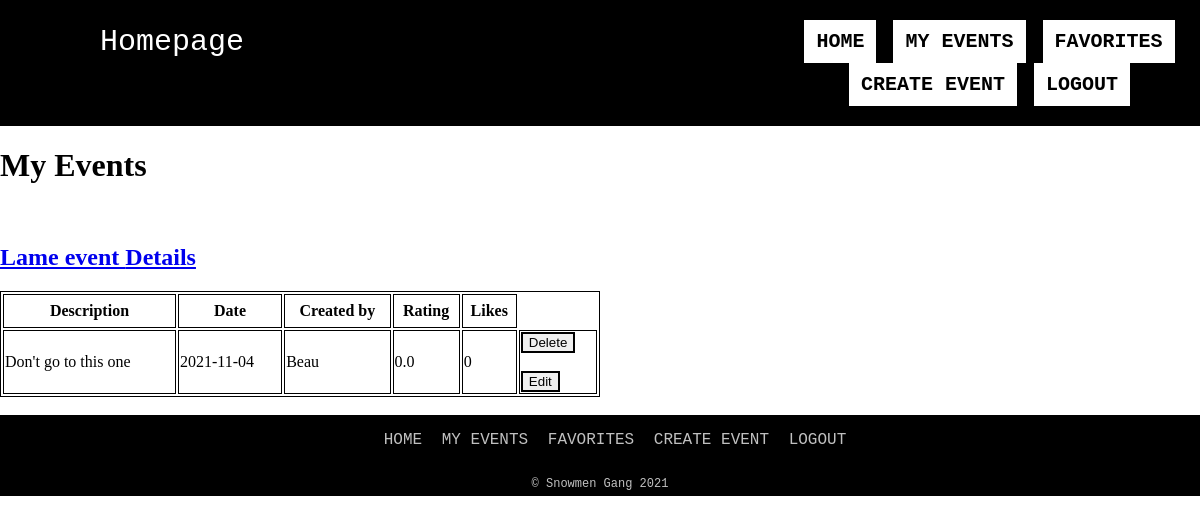
Page /events/my_events (signed in) on the committed database.
### models.py (models this page shows, shortened)
class Event(db.Model):
    event_id = db.Column("Event_ID", db.Integer, primary_key=True)
    date = db.Column("Date", db.String(10))
    name = db.Column("Name", db.String(75))
    rating = db.Column("Rating", db.Float)
    user = db.Column("User", db.String(50))
    reports = db.Column("Reports", db.Integer)
    desc = db.Column("Description", db.String(500))
    likes = db.Column("Likes", db.Integer)
    filename = db.Column("filename", db.String(150), nullable=False, server_default='default.png')
    user_id = db.Column(db.Integer(), db.ForeignKey("user.User_ID"), nullable=False)
    events_attending = db.relationship("RSVP", backref="event",cascade="all, delete-orphan", lazy=True)
    comments = db.relationship("Comments", backref="event", cascade="all, delete-orphan", lazy=True)

### routes.py (the view)
@app.route('/events/my_events', methods=['GET', 'POST'])
def my_events():
    if session.get('user'):
        my_events = db.session.query(Event).filter_by(user_id=session['user_id']).all()
        return render_template('my_events.html', events=my_events, user=session['user'])
    else:
        return redirect(url_for('login'))

### Templates/my_events.html (shortened to what this page needs)
<!DOCTYPE html>
<html lang="en">
<head>
	<link rel="stylesheet" href="{{ url_for('static', filename='header_footer.css') }}">
	<link rel="stylesheet" href="{{ url_for('static', filename='EventInfo.css') }}">
</head>
<body>
	<div class="wrapper">
		<header>
			<div class="topnav">
				<a href="#" class="page-title">Homepage</a>
				<nav class="nav-ul">
					<ul class="nav-ul-center">
						<li><a href="{{url_for('index') }}">Home</a></li>
						<li><a href="{{url_for('my_events') }}">My Events</a></li>
						<li><a href="{{url_for('favorite_events') }}">Favorites</a></li>
						<li><a href="{{url_for('new_event') }}" >Create Event</a></li>
						{% if user%}
						<li>
							<a href = "{{url_for('logout') }}">Logout</a>
						</li>
						{%else%}
						<li><a href = "{{url_for('login') }}">Sign in</a></li>
						<li><a href = "{{url_for('register') }}">Register</a></li>
						{% endif%}
					</ul>
				</nav>
			</div>
		</header>
	<main>
		<h1>My Events</h1>
        <br>
        {% for event in events %}
            <h2><a href="{{ url_for('get_event', e_id=event.event_id )}}">{{event.name}} Details</a></h2>
            <table>
                <tr>
                    <th>Description</th>
                    <th>Date</th>
                    <th>Created by</th>
                    <th>Rating</th>
                    <th>Likes</th>
                </tr>
                <tr>
                    <td>{{ event.desc }}</td>
                    <td>{{ event.date }}</td>
                    <td>{{ event.user }}</td>
                    <td>{{ event.rating }}</td>
                    <td>{{ event.likes }}</td>
					<td>
						<form action = "{{ url_for('delete_event', event_id = event.event_id) }}" method = "post">
							<input type = "submit" value = "Delete">
						</form>
						<br>
						<form action = "{{ url_for('edit_event', event_id = event.event_id) }}" method = "post">
							<input type = "submit" value = "Edit">
						</form>
					</td>
                </tr>
            </table>
            <br>
        {% endfor %}
	</main>
	<footer>
		<div class="botnav">
			<nav class="nav-ul">
				<ul>
					<li><a href="{{url_for('index') }}">Home</a></li>
					<li><a href="{{url_for('my_events') }}">My Events</a></li>
					<li><a href="{{url_for('favorite_events') }}">Favorites</a></li>
					<li><a href="{{url_for('new_event') }}" >Create Event</a></li>
					{% if user%}
						<li>
							<a href = "{{url_for('logout') }}">Logout</a>
						</li>
						{%else%}
						<li><a href = "{{url_for('login') }}">Sign in</a></li>
						<li><a href = "{{url_for('register') }}">Register</a></li>
						{% endif%}
				</ul>
			</nav>
			<p id="copyright">&copy; Snowmen Gang 2021</p>
		</div>
	</footer>
	</div>
</body>
</html>

### Static/header_footer.css (style rules this page uses)
body { margin: 0; }
nav li { display: inline-block; }
nav a { display: block; }
header, footer { font-family: 'Courier New', monospace; background-color: black; color: black; font-size: 20px; width: 100%; margin-left: auto; margin-right: auto; }
.page-title { font-size: 30px; color: white; float: left; margin-left: 100px; padding-top: 25px; text-decoration: none; }
.nav-ul { list-style: none; margin: 0; padding: 0; overflow: hidden; text-transform: uppercase; }
header .nav-ul ul { text-align: center; margin-left: 500px; }
header .nav-ul ul li { list-style: none; display: inline-block; }
header .nav-ul li a { color: black; background-color: white; font-weight: bold; margin-right: 5px; text-decoration: none; padding: 10px 12px; }
footer .nav-ul ul { font-size: 16px; text-align: center; top: 0; }
footer .nav-ul li a { text-decoration: none; padding-right: 10px; color: #C0C0C0; }
#copyright { text-align: center; color: #C0C0C0; font-size: 12px; padding-bottom: 5px; }

### Static/EventInfo.css (style rules this page uses)
table, th, td { border: 1px solid black; height: 30px; }
input[type=submit] { border-style: double; }
table { width: 50%; }

### rows in the picture
Event: name "Lame event", desc "Don't go to this one", date "2021-11-04", user "Beau", rating "0.0", likes "0"
